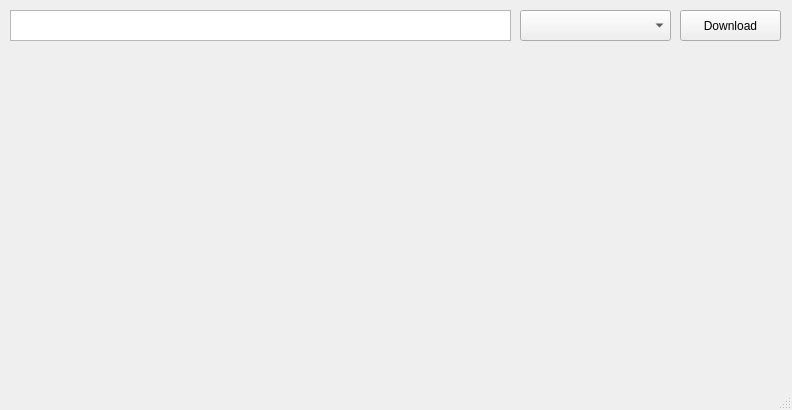
<?xml version="1.0" encoding="UTF-8"?>
<ui version="4.0">
 <class>MainWindow</class>
 <widget class="QMainWindow" name="MainWindow">
  <property name="geometry">
   <rect>
    <x>0</x>
    <y>0</y>
    <width>792</width>
    <height>410</height>
   </rect>
  </property>
  <property name="windowTitle">
   <string>Media Downloader</string>
  </property>
  <widget class="QWidget" name="centralwidget">
   <widget class="QPushButton" name="pushButton">
    <property name="geometry">
     <rect>
      <x>680</x>
      <y>10</y>
      <width>101</width>
      <height>31</height>
     </rect>
    </property>
    <property name="text">
     <string>Download</string>
    </property>
   </widget>
   <widget class="QTextEdit" name="textEdit">
    <property name="geometry">
     <rect>
      <x>10</x>
      <y>10</y>
      <width>501</width>
      <height>31</height>
     </rect>
    </property>
   </widget>
   <widget class="QComboBox" name="comboBox">
    <property name="geometry">
     <rect>
      <x>520</x>
      <y>10</y>
      <width>151</width>
      <height>31</height>
     </rect>
    </property>
   </widget>
  </widget>
  <widget class="QStatusBar" name="statusbar"/>
 </widget>
 <resources/>
 <connections/>
</ui>
